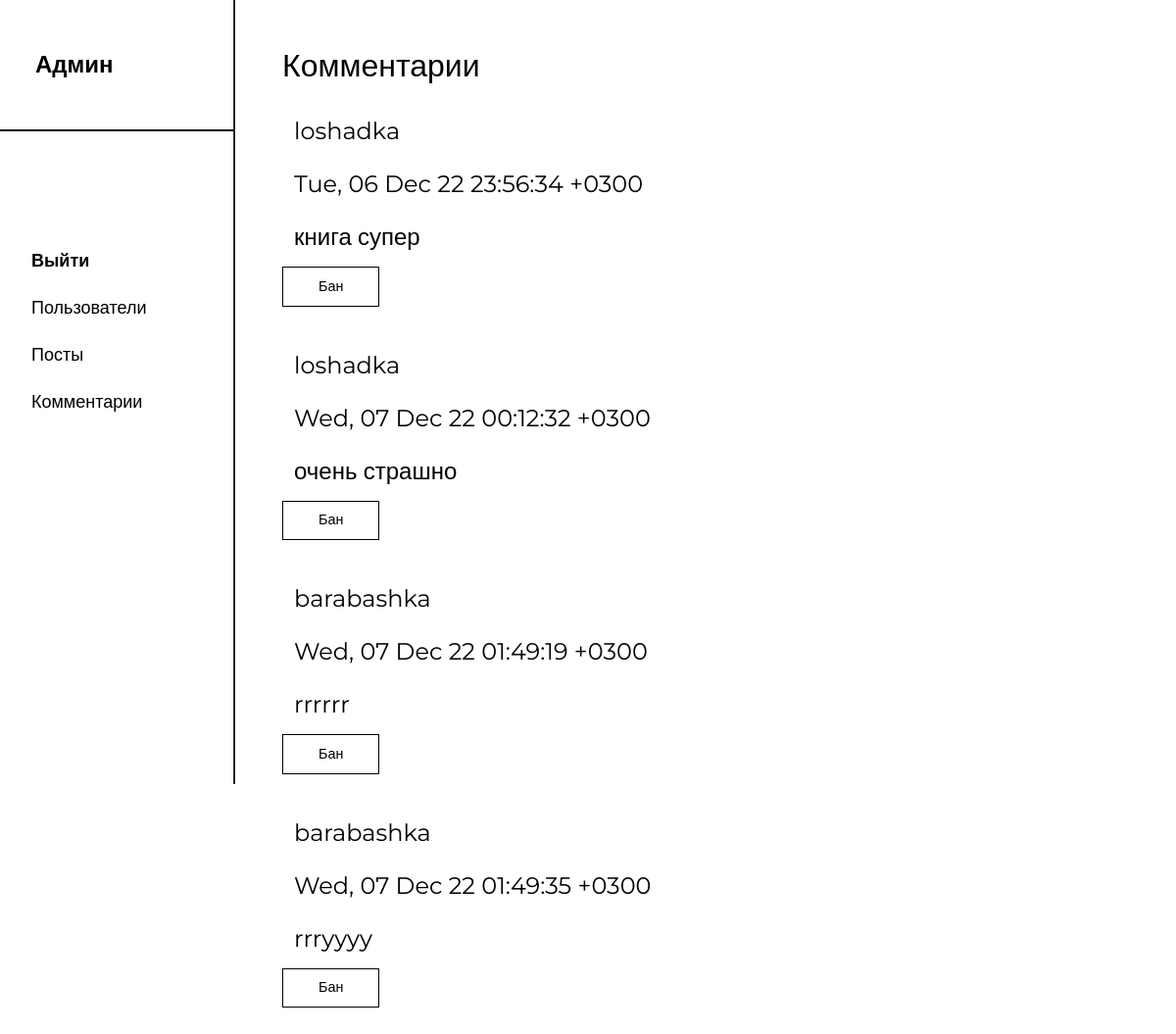
The page /app/views/admincomments.php (signed in) on the database as committed earlier.
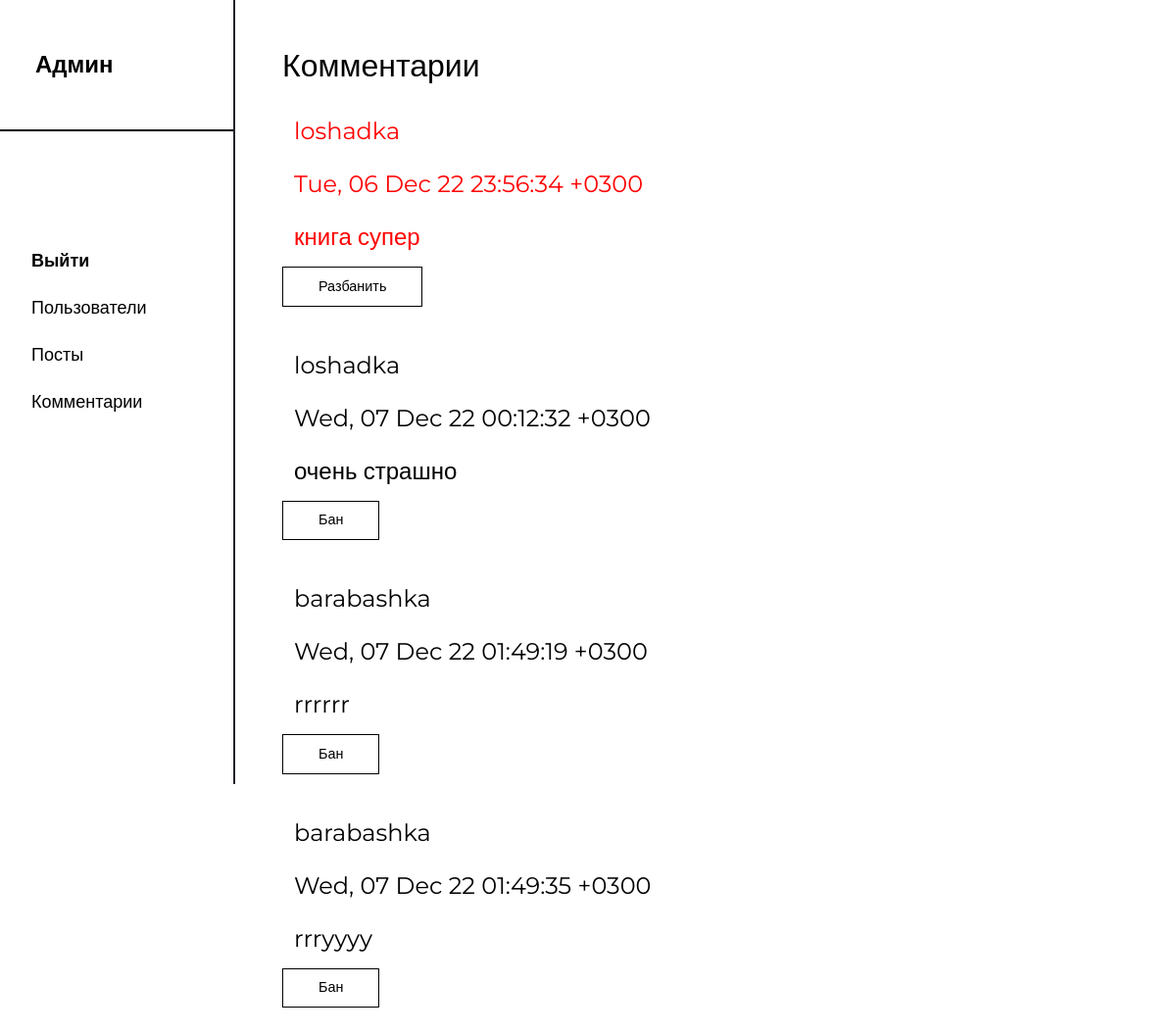
The same page on the database as committed later.
### tables this page shows
CREATE TABLE `comments` (
  `id` int NOT NULL,
  `user_comment` varchar(255) NOT NULL,
  `date_comment` varchar(255) NOT NULL,
  `book_id` int NOT NULL,
  `ban_status` int NOT NULL,
  `text` text NOT NULL
);

### app/database/db_connect.php (called while the page is built, shortened)
<?
class PDOConnect extends PDO
{
    function __construct()
    {
        $this->DSN = "mysql:host=" . self::HOST . ";dbname=" . self::DB . ";";
        $this->OPD = array(
            PDO::ATTR_ERRMODE => PDO::ERRMODE_EXCEPTION,
            PDO::ATTR_DEFAULT_FETCH_MODE => PDO::FETCH_ASSOC,
            PDO::ATTR_EMULATE_PREPARES => false,
        );
        try {
            $this->PDO = new PDO($this->DSN, self::USER, self::PASS, $this->OPD);
        }
        catch (PDOException $e) {
            echo $e->getMessage();
        }
    }
}

### app/controllers/_functions.php (called while the page is built, shortened)
<?
require $_SERVER['DOCUMENT_ROOT'] . '/app/database/db_connect.php';
function getComments($PDO)
{
    $sql = "SELECT * FROM comments";
    $statement = $PDO->PDO->prepare($sql);
    $statement->execute();
    $comments_array = $statement->fetchAll();
    return $comments_array;
}

### app/views/admincomments.php (the view, shortened to what this page needs)
<?
require $_SERVER['DOCUMENT_ROOT'] . '/app/controllers/_functions.php';
?>
<!DOCTYPE html>
<html lang="en">
<head>
    <link rel="stylesheet" href="/assets/css/reset.css">
    <link rel="stylesheet" href="/assets/css/styleadmin.css">
    <link href="https://cdn.jsdelivr.net/npm/bootstrap@5.2.3/dist/css/bootstrap.min.css" rel="stylesheet">
</head>
<body>
    <section class="menu">
        <p class="menu__logo logo">Админ</p>
        <ul class="menu__list list">
            <li class="menu__item item">
                <a class="menu__link link" href="../controllers/logoutController.php">
                    <span><b>Выйти</b></span>
                </a>
            </li>
            <li class="menu__item item">
                <a href="./admin.php" class="menu__link link">
                    <span>Пользователи</span>
                </a>
            </li>
            <li class="menu__item item">
                <a href="./adminbook.php" class="menu__link link">
                    <span>Посты</span>
                </a>
            </li>
            <li class="menu__item item">
                <a href="./admincomments.php" class="menu__link link">
                    <span>Комментарии</span>
                </a>
            </li>
        </ul>
    </section>
    <section class="content">
        <div class="post">
            <h2>Комментарии</h2>
            <?php
            $comments_array = getComments($PDO);
            foreach ($comments_array as $comment) {
                if ($comment['ban_status'] == 0) {
                    echo '
                    <form method="post" action="../controllers/_banCommentController.php">
                <div class="grid__user">
                <div style="display: flex; flex-direction: column;" class="user__comm">
                  <label class="nick__comm">' . $comment['user_comment'] . '</label>
                  <label class="nick__comm">' . $comment['date_comment'] . '</label>
                  <label class="nick__comm">' . $comment['text'] . '</label>
                </div>
                <input name="id" style="display: none;" value="'.$comment['id'].'">
                <button type="submit">Бан</button>
              </div>
              </form>
                ';
                  }
                  else {
                      echo '
                      <form method="post" action="../controllers/_unbanCommentController.php">
                <div class="grid__user">
                <div style="display: flex; flex-direction: column;" class="user__comm">
                  <label style="color: red;" class="nick__comm">' . $comment['user_comment'] . '</label>
                  <label style="color: red;" class="nick__comm">' . $comment['date_comment'] . '</label>
                  <label style="color: red;" class="nick__comm">' . $comment['text'] . '</label>
                </div>
                <input name="id" style="display: none;" value="'.$comment['id'].'">
                <button type="submit">Разбанить</button>
              </div>
              </form>
                ';
                  }
            }
            ?>
        </div>
    </section>
</body>
</html>

Rows that differ between the two databases and show on the page:
changed comments "Tue, 06 Dec 22 23:56:34 +0300": ban_status "Бан" → "Разбанить"
